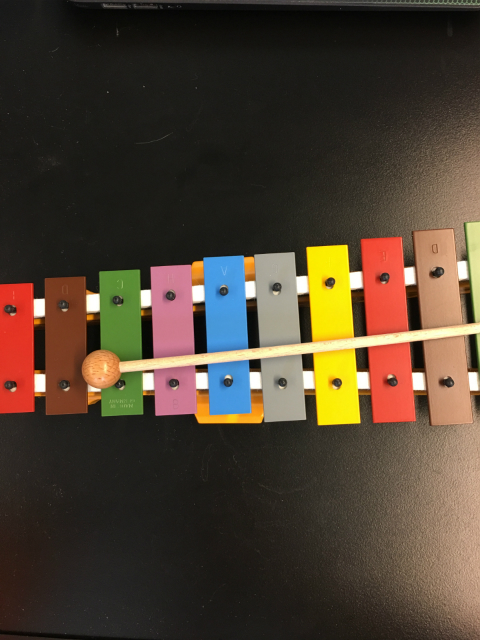
#> input picture ball5.jpg, 480 x 640 px
$ python skin_test.py   (Python 2 division)
#> lines starting #> are read from the running program, lines starting #| are printed output that depends on the picture; after the words box and inside, x2 and y2 are one past the last pixel; in counts of white or black regions, pixels touching at a corner belong together
# -*- coding: utf-8 -*-
"""
Created on Tue Aug 21 12:15:03 2018

@author: fengh
"""

# before start read this page
# http://lib.csdn.net/article/opencv/23602

import cv2
import numpy as np
from matplotlib import pyplot as plt
################################################################################

print 'Pixel Values Access'

imgFile = 'ball5.jpg'

# load an original image
img = cv2.imread(imgFile)
#> img is the input picture: shape (640, 480, 3); mean B, G, R 49.1, 63.7, 76.8

# access a pixel at (row,column) coordinates
px = img[150,200]
#> px = [19, 24, 25]
print 'Pixel Value at (150,200):',px
#| Pixel Value at (150,200): [19 24 25]

# access a pixel from blue channel
blue = img[150,200,0]
#> blue = 19
# access a pixel from green channel
green = img[150,200,1]
#> green = 24
# access a pixel from red channel
red = img[150,200,2]
#> red = 25
print 'Pixel Value from B,G,R channels at (150,200): ',blue,green,red
#| Pixel Value from B,G,R channels at (150,200):  19 24 25
################################################################################

print 'Pixel Values Modification'

img[150,200] = [0,0,0]
#> img: shape (640, 480, 3); under 0.01% of pixels changed, all inside (x1, y1, x2, y2) = (200, 150, 201, 151)
print 'Modified Pixel Value at (150,200):',px
#| Modified Pixel Value at (150,200): [0 0 0]
################################################################################
# better way: using numpy

# access a pixel from blue channel
blue = img.item(100,200,0)
#> blue = 24
# access a pixel from green channel
green = img.item(100,200,1)
#> green = 29
# access a pixel from red channel
red = img.item(100,200,2)
#> red = 28
print 'Pixel Value using Numpy from B,G,R channels at (100,200): ',blue,green,red
#| Pixel Value using Numpy from B,G,R channels at (100,200):  24 29 28

# warning: we can only change pixels in gray or single-channel image

# modify green value: (row,col,channel)
img.itemset((100,200,1),255)
#> img: shape (640, 480, 3); mean B, G, R 49.1, 63.7, 76.8
# read green value
green = img.item(100,200,1)
#> green = 255
print 'Modified Green Channel Value Using Numpy at (100,200):',green
#| Modified Green Channel Value Using Numpy at (100,200): 255
################################################################################

print 'Skin Model'

rows,cols,channels = img.shape
#> rows = 640; cols = 480; channels = 3

# prepare an empty image space
imgSkin = np.zeros(img.shape, np.uint8)
# copy original image
imgSkin = img.copy()

for r in range(rows):
    for c in range(cols):

        # get pixel value
        B = img.item(r,c,0)
        G = img.item(r,c,1)
        R = img.item(r,c,2)

        # non-skin area if skin equals 0, skin area otherwise
        skin = 0

        if (abs(R - G) > 15) and (R > G) and (R > B):
            if (R > 95) and (G > 40) and (B > 20) and (max(R,G,B) - min(R,G,B) > 15):
                skin = 1
                # print 'Condition 1 satisfied!'
            elif (R > 220) and (G > 210) and (B > 170):
                skin = 1
                # print 'Condition 2 satisfied!'

        if 0 == skin:
            imgSkin.itemset((r,c,0),0)
            imgSkin.itemset((r,c,1),0)
            imgSkin.itemset((r,c,2),0)
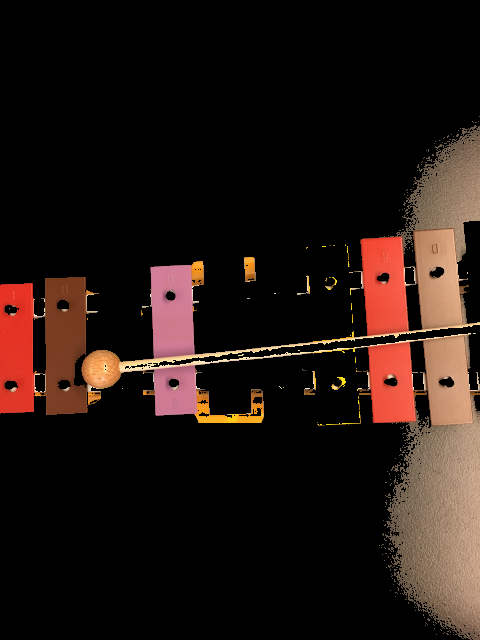
#> imgSkin: shape (640, 480, 3); mean B, G, R 17, 21.6, 34.1
            # print 'Skin detected!'

# convert color space of images because of the display difference between cv2 and matplotlib
img = cv2.cvtColor(img, cv2.COLOR_BGR2RGB)
imgSkin = cv2.cvtColor(imgSkin, cv2.COLOR_BGR2RGB)

# display original image and skin image
plt.subplot(1,2,1), plt.imshow(img), plt.title('Original Image'), plt.xticks([]), plt.yticks([])
plt.subplot(1,2,2), plt.imshow(imgSkin), plt.title('Skin Image'), plt.xticks([]), plt.yticks([])
plt.show()
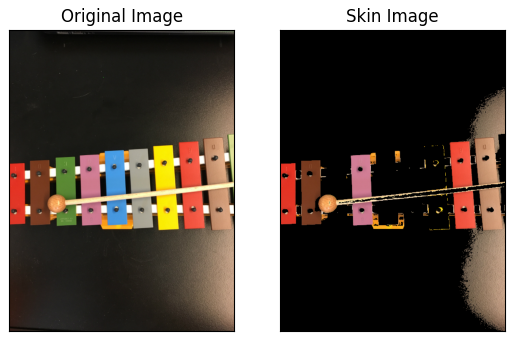
#> figure drawn by matplotlib, 2 panels
################################################################################

print 'Waiting for Key Operation'

k = cv2.waitKey(0)
#> (key Esc is pressed here)

# wait for ESC key to exit
if 27 == k:
    cv2.destroyAllWindows()

print 'Goodbye!'

$ run again, with ball4.jpg copied over ball5.jpg
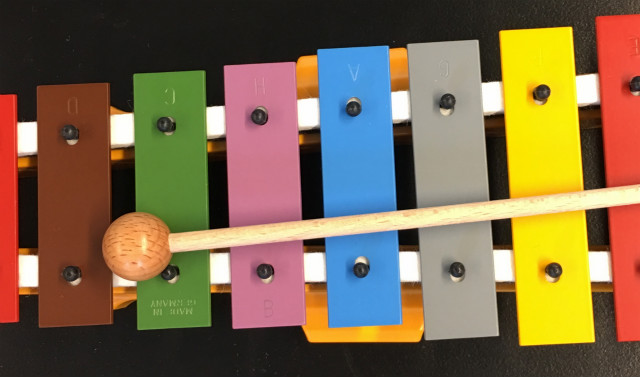
#> input picture ball4.jpg, 640 x 377 px
#> img is the input picture: shape (377, 640, 3); mean B, G, R 74.8, 104.8, 124.7
#> px = [55, 137, 88]
#| Pixel Value at (150,200): [ 55 137  88]
#> `blue = img[150,200,0]`: blue = 55
#> `green = img[150,200,1]`: green = 137
#> `red = img[150,200,2]`: red = 88
#| Pixel Value from B,G,R channels at (150,200):  55 137 88
#| Modified Pixel Value at (150,200): [0 0 0]
#> `blue = img.item(100,200,0)`: blue = 51
#> `red = img.item(100,200,2)`: red = 89
#| Pixel Value using Numpy from B,G,R channels at (100,200):  51 137 89
#> `green = img.item(100,200,1)`: green = 255
#| Modified Green Channel Value Using Numpy at (100,200): 255
#> after the loop `for r in range(rows):`:
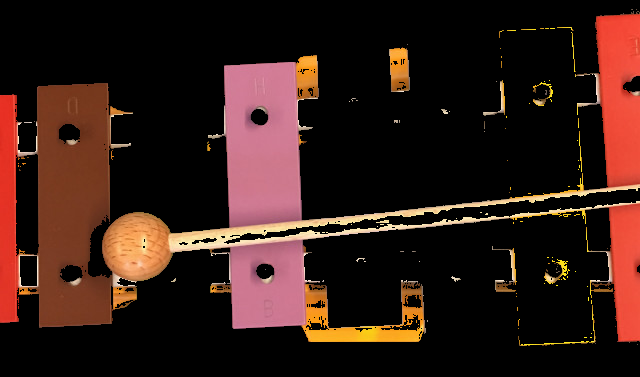
#> imgSkin: shape (377, 640, 3); mean B, G, R 22.2, 28.4, 51.9
#> `plt.show()`:
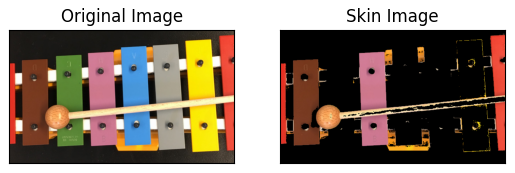
#> figure drawn by matplotlib, 2 panels
